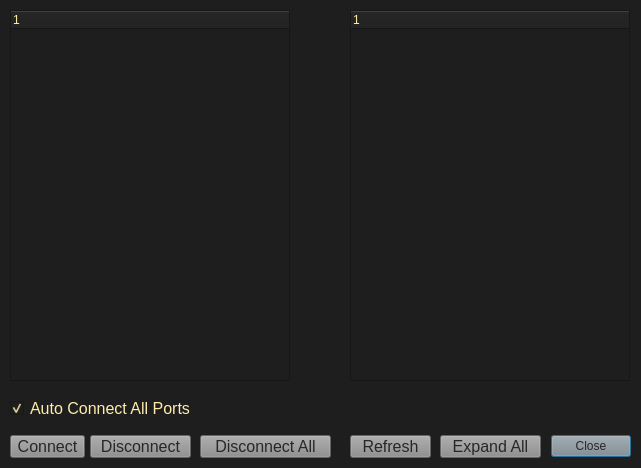
<?xml version="1.0" encoding="UTF-8"?>
<ui version="4.0">
 <class>Dialog_JackClients</class>
 <widget class="QDialog" name="Dialog_JackClients">
  <property name="geometry">
   <rect>
    <x>0</x>
    <y>0</y>
    <width>641</width>
    <height>468</height>
   </rect>
  </property>
  <property name="font">
   <font>
    <pointsize>12</pointsize>
   </font>
  </property>
  <property name="windowTitle">
   <string>Jack Clients</string>
  </property>
  <property name="styleSheet">
   <string notr="true">background-color: rgb(30,30,30);
border-color: rgb(255, 236, 23);
color: rgb(255, 236, 170);</string>
  </property>
  <widget class="QDialogButtonBox" name="buttonBox">
   <property name="geometry">
    <rect>
     <x>550</x>
     <y>430</y>
     <width>81</width>
     <height>32</height>
    </rect>
   </property>
   <property name="styleSheet">
    <string notr="true">background-color: rgb(140, 140, 140);
color: rgb(39, 39, 39);
disabled-background-color: rgb(40,40,40);</string>
   </property>
   <property name="orientation">
    <enum>Qt::Horizontal</enum>
   </property>
   <property name="standardButtons">
    <set>QDialogButtonBox::Close</set>
   </property>
  </widget>
  <widget class="QTreeWidget" name="tree_widget_jack_input_clients">
   <property name="geometry">
    <rect>
     <x>350</x>
     <y>10</y>
     <width>280</width>
     <height>371</height>
    </rect>
   </property>
   <property name="font">
    <font>
     <pointsize>11</pointsize>
    </font>
   </property>
   <column>
    <property name="text">
     <string notr="true">1</string>
    </property>
   </column>
  </widget>
  <widget class="QTreeWidget" name="tree_widget_jack_output_clients">
   <property name="geometry">
    <rect>
     <x>10</x>
     <y>10</y>
     <width>280</width>
     <height>371</height>
    </rect>
   </property>
   <property name="font">
    <font>
     <pointsize>11</pointsize>
    </font>
   </property>
   <column>
    <property name="text">
     <string notr="true">1</string>
    </property>
   </column>
  </widget>
  <widget class="QCustomPlot" name="widget_jack_connection_lines" native="true">
   <property name="geometry">
    <rect>
     <x>270</x>
     <y>10</y>
     <width>95</width>
     <height>370</height>
    </rect>
   </property>
   <property name="styleSheet">
    <string notr="true">background-color: rgb(30,30,30);
border-color: rgb(255, 236, 23);
color: rgb(255, 236, 170);</string>
   </property>
  </widget>
  <widget class="QPushButton" name="push_button_jack_connections_connect">
   <property name="geometry">
    <rect>
     <x>10</x>
     <y>435</y>
     <width>75</width>
     <height>23</height>
    </rect>
   </property>
   <property name="styleSheet">
    <string notr="true">background-color: rgb(140, 140, 140);
color: rgb(39, 39, 39);
disabled-background-color: rgb(40,40,40);</string>
   </property>
   <property name="text">
    <string>Connect</string>
   </property>
  </widget>
  <widget class="QPushButton" name="push_button_jack_connections_disconnect">
   <property name="geometry">
    <rect>
     <x>90</x>
     <y>435</y>
     <width>101</width>
     <height>23</height>
    </rect>
   </property>
   <property name="styleSheet">
    <string notr="true">background-color: rgb(140, 140, 140);
color: rgb(39, 39, 39);
disabled-background-color: rgb(40,40,40);</string>
   </property>
   <property name="text">
    <string>Disconnect</string>
   </property>
  </widget>
  <widget class="QPushButton" name="push_button_jack_connections_dDisconnect_all">
   <property name="geometry">
    <rect>
     <x>200</x>
     <y>435</y>
     <width>131</width>
     <height>23</height>
    </rect>
   </property>
   <property name="styleSheet">
    <string notr="true">background-color: rgb(140, 140, 140);
color: rgb(39, 39, 39);
disabled-background-color: rgb(40,40,40);</string>
   </property>
   <property name="text">
    <string>Disconnect All</string>
   </property>
  </widget>
  <widget class="QPushButton" name="push_button_jack_connections_refresh">
   <property name="geometry">
    <rect>
     <x>350</x>
     <y>435</y>
     <width>81</width>
     <height>23</height>
    </rect>
   </property>
   <property name="styleSheet">
    <string notr="true">background-color: rgb(140, 140, 140);
color: rgb(39, 39, 39);
disabled-background-color: rgb(40,40,40);</string>
   </property>
   <property name="text">
    <string>Refresh</string>
   </property>
  </widget>
  <widget class="QPushButton" name="push_button_jack_connections_expand_all">
   <property name="geometry">
    <rect>
     <x>440</x>
     <y>435</y>
     <width>101</width>
     <height>23</height>
    </rect>
   </property>
   <property name="styleSheet">
    <string notr="true">background-color: rgb(140, 140, 140);
color: rgb(39, 39, 39);
disabled-background-color: rgb(40,40,40);</string>
   </property>
   <property name="text">
    <string>Expand All</string>
   </property>
  </widget>
  <widget class="QCheckBox" name="check_box_auto_connect_all_jack_ports">
   <property name="geometry">
    <rect>
     <x>10</x>
     <y>400</y>
     <width>221</width>
     <height>17</height>
    </rect>
   </property>
   <property name="font">
    <font>
     <pointsize>12</pointsize>
    </font>
   </property>
   <property name="text">
    <string>Auto Connect All Ports</string>
   </property>
   <property name="checked">
    <bool>true</bool>
   </property>
  </widget>
  <zorder>widget_jack_connection_lines</zorder>
  <zorder>buttonBox</zorder>
  <zorder>tree_widget_jack_input_clients</zorder>
  <zorder>tree_widget_jack_output_clients</zorder>
  <zorder>push_button_jack_connections_connect</zorder>
  <zorder>push_button_jack_connections_disconnect</zorder>
  <zorder>push_button_jack_connections_dDisconnect_all</zorder>
  <zorder>push_button_jack_connections_refresh</zorder>
  <zorder>push_button_jack_connections_expand_all</zorder>
  <zorder>check_box_auto_connect_all_jack_ports</zorder>
 </widget>
 <customwidgets>
  <customwidget>
   <class>QCustomPlot</class>
   <extends>QWidget</extends>
   <header location="global">qcustomplot.h</header>
   <container>1</container>
  </customwidget>
 </customwidgets>
 <resources/>
 <connections>
  <connection>
   <sender>buttonBox</sender>
   <signal>accepted()</signal>
   <receiver>Dialog_JackClients</receiver>
   <slot>accept()</slot>
   <hints>
    <hint type="sourcelabel">
     <x>248</x>
     <y>254</y>
    </hint>
    <hint type="destinationlabel">
     <x>157</x>
     <y>274</y>
    </hint>
   </hints>
  </connection>
  <connection>
   <sender>buttonBox</sender>
   <signal>rejected()</signal>
   <receiver>Dialog_JackClients</receiver>
   <slot>reject()</slot>
   <hints>
    <hint type="sourcelabel">
     <x>316</x>
     <y>260</y>
    </hint>
    <hint type="destinationlabel">
     <x>286</x>
     <y>274</y>
    </hint>
   </hints>
  </connection>
 </connections>
</ui>
